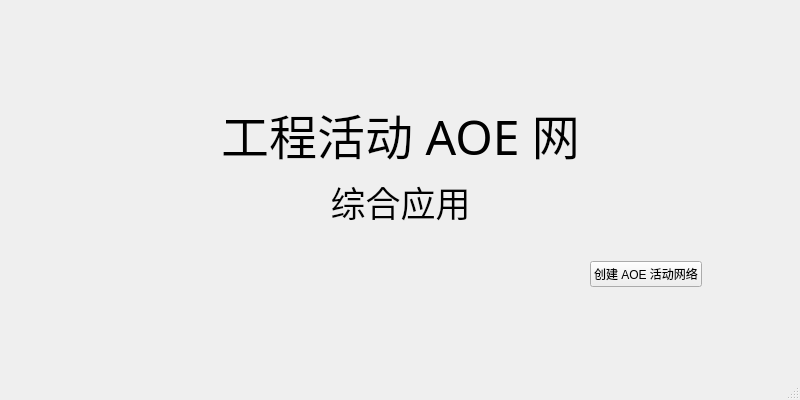
<?xml version="1.0" encoding="UTF-8"?>
<ui version="4.0">
 <class>MainWindow</class>
 <widget class="QMainWindow" name="MainWindow">
  <property name="geometry">
   <rect>
    <x>0</x>
    <y>0</y>
    <width>800</width>
    <height>400</height>
   </rect>
  </property>
  <property name="windowTitle">
   <string>MainWindow</string>
  </property>
  <widget class="QWidget" name="centralwidget">
   <layout class="QVBoxLayout" name="verticalLayout_2">
    <item>
     <spacer name="verticalSpacer">
      <property name="orientation">
       <enum>Qt::Vertical</enum>
      </property>
      <property name="sizeHint" stdset="0">
       <size>
        <width>20</width>
        <height>84</height>
       </size>
      </property>
     </spacer>
    </item>
    <item>
     <widget class="QWidget" name="widget_2" native="true">
      <layout class="QHBoxLayout" name="horizontalLayout">
       <item>
        <spacer name="horizontalSpacer">
         <property name="orientation">
          <enum>Qt::Horizontal</enum>
         </property>
         <property name="sizeHint" stdset="0">
          <size>
           <width>40</width>
           <height>20</height>
          </size>
         </property>
        </spacer>
       </item>
       <item>
        <widget class="QWidget" name="widget" native="true">
         <layout class="QVBoxLayout" name="verticalLayout">
          <item>
           <widget class="QLabel" name="label">
            <property name="font">
             <font>
              <family>仿宋</family>
              <pointsize>36</pointsize>
             </font>
            </property>
            <property name="autoFillBackground">
             <bool>false</bool>
            </property>
            <property name="frameShape">
             <enum>QFrame::NoFrame</enum>
            </property>
            <property name="text">
             <string>工程活动 AOE 网</string>
            </property>
            <property name="alignment">
             <set>Qt::AlignCenter</set>
            </property>
           </widget>
          </item>
          <item>
           <widget class="QLabel" name="label_2">
            <property name="font">
             <font>
              <family>仿宋</family>
              <pointsize>26</pointsize>
             </font>
            </property>
            <property name="text">
             <string>综合应用</string>
            </property>
            <property name="alignment">
             <set>Qt::AlignCenter</set>
            </property>
           </widget>
          </item>
         </layout>
        </widget>
       </item>
       <item>
        <spacer name="horizontalSpacer_2">
         <property name="orientation">
          <enum>Qt::Horizontal</enum>
         </property>
         <property name="sizeHint" stdset="0">
          <size>
           <width>42</width>
           <height>20</height>
          </size>
         </property>
        </spacer>
       </item>
      </layout>
     </widget>
    </item>
    <item>
     <widget class="QWidget" name="widget_3" native="true">
      <layout class="QHBoxLayout" name="horizontalLayout_2">
       <item>
        <spacer name="horizontalSpacer_3">
         <property name="orientation">
          <enum>Qt::Horizontal</enum>
         </property>
         <property name="sizeHint" stdset="0">
          <size>
           <width>502</width>
           <height>20</height>
          </size>
         </property>
        </spacer>
       </item>
       <item>
        <widget class="QPushButton" name="pushButton">
         <property name="text">
          <string>创建 AOE 活动网络</string>
         </property>
        </widget>
       </item>
       <item>
        <spacer name="horizontalSpacer_4">
         <property name="orientation">
          <enum>Qt::Horizontal</enum>
         </property>
         <property name="sizeType">
          <enum>QSizePolicy::Fixed</enum>
         </property>
         <property name="sizeHint" stdset="0">
          <size>
           <width>80</width>
           <height>20</height>
          </size>
         </property>
        </spacer>
       </item>
      </layout>
     </widget>
    </item>
    <item>
     <spacer name="verticalSpacer_2">
      <property name="orientation">
       <enum>Qt::Vertical</enum>
      </property>
      <property name="sizeHint" stdset="0">
       <size>
        <width>20</width>
        <height>85</height>
       </size>
      </property>
     </spacer>
    </item>
   </layout>
  </widget>
  <widget class="QStatusBar" name="statusbar"/>
 </widget>
 <resources/>
 <connections/>
</ui>
